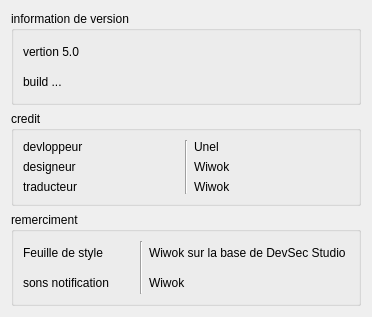
<?xml version="1.0" encoding="UTF-8"?>
<ui version="4.0">
 <class>moreinformation</class>
 <widget class="QDialog" name="moreinformation">
  <property name="geometry">
   <rect>
    <x>0</x>
    <y>0</y>
    <width>372</width>
    <height>317</height>
   </rect>
  </property>
  <property name="windowTitle">
   <string>Dialog</string>
  </property>
  <layout class="QGridLayout" name="gridLayout">
   <item row="1" column="0">
    <widget class="QGroupBox" name="groupBox_2">
     <property name="title">
      <string>credit</string>
     </property>
     <layout class="QGridLayout" name="gridLayout_3">
      <item row="1" column="3">
       <widget class="QLabel" name="label_6">
        <property name="text">
         <string>Wiwok</string>
        </property>
       </widget>
      </item>
      <item row="1" column="0">
       <widget class="QLabel" name="label_5">
        <property name="text">
         <string>designeur</string>
        </property>
       </widget>
      </item>
      <item row="0" column="3">
       <widget class="QLabel" name="label_4">
        <property name="text">
         <string>Unel</string>
        </property>
       </widget>
      </item>
      <item row="0" column="0">
       <widget class="QLabel" name="label_3">
        <property name="text">
         <string>devloppeur</string>
        </property>
       </widget>
      </item>
      <item row="2" column="0">
       <widget class="QLabel" name="label_7">
        <property name="text">
         <string>traducteur</string>
        </property>
       </widget>
      </item>
      <item row="0" column="2" rowspan="3">
       <widget class="Line" name="line">
        <property name="orientation">
         <enum>Qt::Vertical</enum>
        </property>
       </widget>
      </item>
      <item row="2" column="3">
       <widget class="QLabel" name="label_8">
        <property name="text">
         <string>Wiwok</string>
        </property>
       </widget>
      </item>
     </layout>
    </widget>
   </item>
   <item row="0" column="0">
    <widget class="QGroupBox" name="groupBox">
     <property name="title">
      <string>information de version</string>
     </property>
     <layout class="QGridLayout" name="gridLayout_2">
      <item row="0" column="0">
       <widget class="QLabel" name="label">
        <property name="text">
         <string>vertion 5.0</string>
        </property>
       </widget>
      </item>
      <item row="1" column="0">
       <widget class="QLabel" name="label_2">
        <property name="text">
         <string>build ...</string>
        </property>
       </widget>
      </item>
     </layout>
    </widget>
   </item>
   <item row="2" column="0">
    <widget class="QGroupBox" name="groupBox_3">
     <property name="title">
      <string>remerciment</string>
     </property>
     <layout class="QGridLayout" name="gridLayout_4">
      <item row="0" column="3">
       <widget class="QLabel" name="label_9">
        <property name="text">
         <string>Wiwok sur la base de DevSec Studio </string>
        </property>
       </widget>
      </item>
      <item row="0" column="1">
       <widget class="QLabel" name="label_10">
        <property name="text">
         <string>Feuille de style</string>
        </property>
       </widget>
      </item>
      <item row="1" column="1">
       <widget class="QLabel" name="label_11">
        <property name="text">
         <string>sons notification</string>
        </property>
       </widget>
      </item>
      <item row="0" column="2" rowspan="2">
       <widget class="Line" name="line_2">
        <property name="orientation">
         <enum>Qt::Vertical</enum>
        </property>
       </widget>
      </item>
      <item row="1" column="3">
       <widget class="QLabel" name="label_12">
        <property name="text">
         <string>Wiwok</string>
        </property>
       </widget>
      </item>
     </layout>
    </widget>
   </item>
  </layout>
 </widget>
 <resources/>
 <connections/>
</ui>
